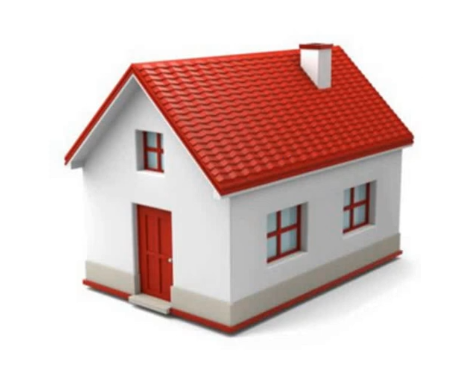
#> input picture Extract Feature from image/SIFT EXTRACT FEATURE ALGORTHIMS/img.png, 472 x 366 px
$ python main.PY
#> lines starting #> are read from the running program, lines starting #| are printed output that depends on the picture
import cv2

img=cv2.imread("img.png")
#> img is the input picture: shape (366, 472, 3); mean B, G, R 193.9, 197.1, 220.2
gray=cv2.cvtColor(img,cv2.COLOR_BGR2GRAY)
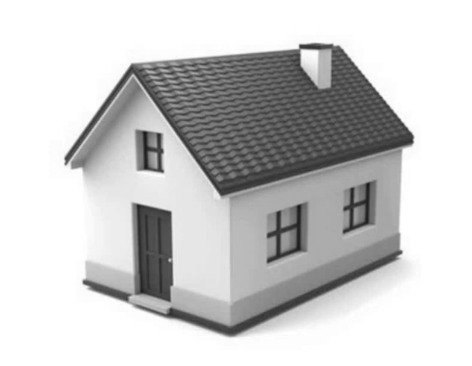
#> gray: shape (366, 472); min 25, max 255, mean 203.6
sift=cv2.SIFT_create()
kp=sift.detect(gray)
#> kp = 695 keypoints; strongest (x, y, size): (302, 46, 3.9), (152, 271, 37.4), (406, 138, 10.7), (173, 314, 8.3)
img=cv2.drawKeypoints(gray,kp,None)
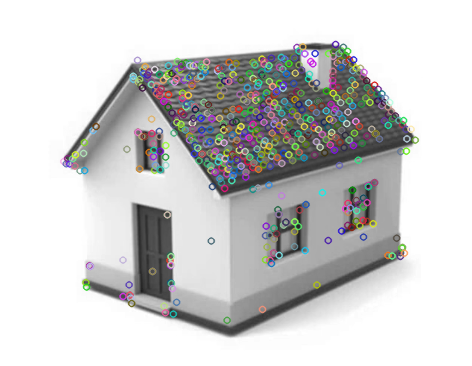
#> img: shape (366, 472, 3); mean of channels 0, 1, 2 204.9, 205.2, 205; drawn as B, G, R

cv2.imshow("Keypoints",img)


imgi =cv2.drawKeypoints(gray,kp,None,flags=cv2.DRAW_MATCHES_FLAGS_DRAW_RICH_KEYPOINTS)
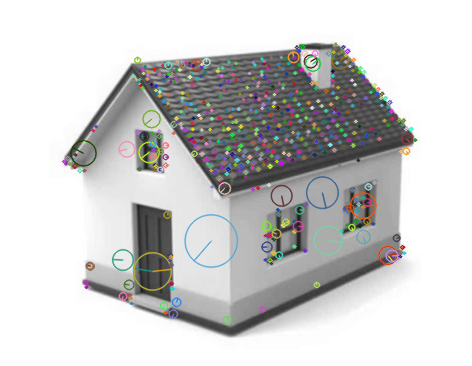
#> imgi: shape (366, 472, 3); mean of channels 0, 1, 2 203.4, 204, 204; drawn as B, G, R
cv2.imshow("Keypoint with flags",imgi)

sift_=cv2.SIFT_create()
kp,des=sift_.detectAndCompute(gray,None)
imagg=cv2.drawKeypoints(gray,kp,imgi)
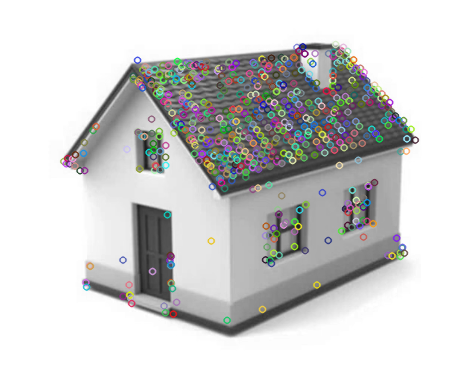
#> imagg: shape (366, 472, 3); mean of channels 0, 1, 2 205, 205.3, 205.2; drawn as B, G, R
cv2.imshow("Keypoint with compute",imagg)

cv2.waitKey(0)
cv2.destroyAllWindows()
